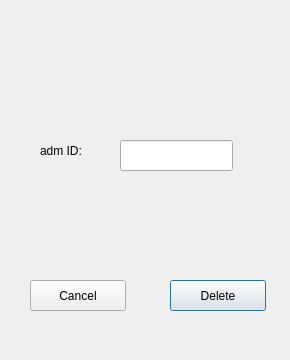
<?xml version="1.0" encoding="UTF-8"?>
<ui version="4.0">
 <class>deleteAdmiDialog</class>
 <widget class="QDialog" name="deleteAdmiDialog">
  <property name="geometry">
   <rect>
    <x>0</x>
    <y>0</y>
    <width>290</width>
    <height>360</height>
   </rect>
  </property>
  <property name="windowTitle">
   <string>Dialog</string>
  </property>
  <widget class="QPushButton" name="deleteAdmi">
   <property name="geometry">
    <rect>
     <x>170</x>
     <y>280</y>
     <width>96</width>
     <height>31</height>
    </rect>
   </property>
   <property name="text">
    <string>Delete</string>
   </property>
  </widget>
  <widget class="QPushButton" name="cancelDeleteAdmi">
   <property name="geometry">
    <rect>
     <x>30</x>
     <y>280</y>
     <width>96</width>
     <height>31</height>
    </rect>
   </property>
   <property name="text">
    <string>Cancel</string>
   </property>
  </widget>
  <widget class="QLabel" name="label">
   <property name="geometry">
    <rect>
     <x>40</x>
     <y>140</y>
     <width>66</width>
     <height>21</height>
    </rect>
   </property>
   <property name="text">
    <string>adm ID:</string>
   </property>
  </widget>
  <widget class="QLineEdit" name="admIdEntry">
   <property name="geometry">
    <rect>
     <x>120</x>
     <y>140</y>
     <width>113</width>
     <height>31</height>
    </rect>
   </property>
  </widget>
 </widget>
 <resources/>
 <connections/>
</ui>
